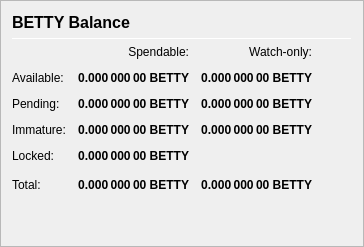
                   <widget class="QFrame" name="frame_Balances">
                    <property name="frameShape">
                     <enum>QFrame::StyledPanel</enum>
                    </property>
                    <property name="frameShadow">
                     <enum>QFrame::Raised</enum>
                    </property>
                    <layout class="QVBoxLayout" name="verticalLayout_4">
                     <item>
                      <layout class="QHBoxLayout" name="horizontalLayout_4">
                       <item>
                        <widget class="QLabel" name="label_5">
                         <property name="minimumSize">
                          <size>
                           <width>0</width>
                           <height>20</height>
                          </size>
                         </property>
                         <property name="font">
                          <font>
                           <pointsize>12</pointsize>
                           <weight>75</weight>
                           <bold>true</bold>
                          </font>
                         </property>
                         <property name="text">
                          <string>BETTY Balance</string>
                         </property>
                        </widget>
                       </item>
                       <item>
                        <spacer name="horizontalSpacer_3">
                         <property name="orientation">
                          <enum>Qt::Horizontal</enum>
                         </property>
                         <property name="sizeHint" stdset="0">
                          <size>
                           <width>40</width>
                           <height>20</height>
                          </size>
                         </property>
                        </spacer>
                       </item>
                      </layout>
                     </item>
                     <item>
                      <widget class="Line" name="line_Balance">
                       <property name="minimumSize">
                        <size>
                         <width>0</width>
                         <height>1</height>
                        </size>
                       </property>
                       <property name="maximumSize">
                        <size>
                         <width>16777215</width>
                         <height>1</height>
                        </size>
                       </property>
                       <property name="orientation">
                        <enum>Qt::Horizontal</enum>
                       </property>
                      </widget>
                     </item>
                     <item>
                      <layout class="QGridLayout" name="gridLayout">
                       <property name="spacing">
                        <number>12</number>
                       </property>
                       <item row="0" column="1">
                        <widget class="QLabel" name="labelSpendable">
                         <property name="text">
                          <string>Spendable:</string>
                         </property>
                         <property name="alignment">
                          <set>Qt::AlignRight|Qt::AlignTrailing|Qt::AlignVCenter</set>
                         </property>
                        </widget>
                       </item>
                       <item row="0" column="2">
                        <widget class="QLabel" name="labelWatchonly">
                         <property name="text">
                          <string>Watch-only:</string>
                         </property>
                         <property name="alignment">
                          <set>Qt::AlignRight|Qt::AlignTrailing|Qt::AlignVCenter</set>
                         </property>
                        </widget>
                       </item>
                       <item row="1" column="0">
                        <widget class="QLabel" name="labelBalanceText">
                         <property name="text">
                          <string>Available:</string>
                         </property>
                        </widget>
                       </item>
                       <item row="1" column="1">
                        <widget class="QLabel" name="labelBalance">
                         <property name="font">
                          <font>
                           <weight>75</weight>
                           <bold>true</bold>
                          </font>
                         </property>
                         <property name="cursor">
                          <cursorShape>IBeamCursor</cursorShape>
                         </property>
                         <property name="toolTip">
                          <string>Your current spendable balance</string>
                         </property>
                         <property name="text">
                          <string notr="true">0.000 000 00 BETTY</string>
                         </property>
                         <property name="alignment">
                          <set>Qt::AlignRight|Qt::AlignTrailing|Qt::AlignVCenter</set>
                         </property>
                         <property name="textInteractionFlags">
                          <set>Qt::LinksAccessibleByMouse|Qt::TextSelectableByKeyboard|Qt::TextSelectableByMouse</set>
                         </property>
                        </widget>
                       </item>
                       <item row="1" column="2">
                        <widget class="QLabel" name="labelWatchAvailable">
                         <property name="font">
                          <font>
                           <weight>75</weight>
                           <bold>true</bold>
                          </font>
                         </property>
                         <property name="cursor">
                          <cursorShape>IBeamCursor</cursorShape>
                         </property>
                         <property name="toolTip">
                          <string>Your current balance in watch-only addresses</string>
                         </property>
                         <property name="text">
                          <string notr="true">0.000 000 00 BETTY</string>
                         </property>
                         <property name="alignment">
                          <set>Qt::AlignRight|Qt::AlignTrailing|Qt::AlignVCenter</set>
                         </property>
                         <property name="textInteractionFlags">
                          <set>Qt::LinksAccessibleByMouse|Qt::TextSelectableByKeyboard|Qt::TextSelectableByMouse</set>
                         </property>
                        </widget>
                       </item>
                       <item row="2" column="0">
                        <widget class="QLabel" name="labelPendingText">
                         <property name="text">
                          <string>Pending:</string>
                         </property>
                        </widget>
                       </item>
                       <item row="2" column="1">
                        <widget class="QLabel" name="labelUnconfirmed">
                         <property name="font">
                          <font>
                           <weight>75</weight>
                           <bold>true</bold>
                          </font>
                         </property>
                         <property name="cursor">
                          <cursorShape>IBeamCursor</cursorShape>
                         </property>
                         <property name="toolTip">
                          <string>Total of transactions that have yet to be confirmed, and do not yet count toward the spendable balance</string>
                         </property>
                         <property name="text">
                          <string notr="true">0.000 000 00 BETTY</string>
                         </property>
                         <property name="alignment">
                          <set>Qt::AlignRight|Qt::AlignTrailing|Qt::AlignVCenter</set>
                         </property>
                         <property name="textInteractionFlags">
                          <set>Qt::LinksAccessibleByMouse|Qt::TextSelectableByKeyboard|Qt::TextSelectableByMouse</set>
                         </property>
                        </widget>
                       </item>
                       <item row="2" column="2">
                        <widget class="QLabel" name="labelWatchPending">
                         <property name="font">
                          <font>
                           <weight>75</weight>
                           <bold>true</bold>
                          </font>
                         </property>
                         <property name="cursor">
                          <cursorShape>IBeamCursor</cursorShape>
                         </property>
                         <property name="toolTip">
                          <string>Unconfirmed transactions to watch-only addresses</string>
                         </property>
                         <property name="text">
                          <string notr="true">0.000 000 00 BETTY</string>
                         </property>
                         <property name="alignment">
                          <set>Qt::AlignRight|Qt::AlignTrailing|Qt::AlignVCenter</set>
                         </property>
                         <property name="textInteractionFlags">
                          <set>Qt::LinksAccessibleByMouse|Qt::TextSelectableByKeyboard|Qt::TextSelectableByMouse</set>
                         </property>
                        </widget>
                       </item>
                       <item row="3" column="0">
                        <widget class="QLabel" name="labelImmatureText">
                         <property name="text">
                          <string>Immature:</string>
                         </property>
                        </widget>
                       </item>
                       <item row="3" column="1">
                        <widget class="QLabel" name="labelImmature">
                         <property name="font">
                          <font>
                           <weight>75</weight>
                           <bold>true</bold>
                          </font>
                         </property>
                         <property name="cursor">
                          <cursorShape>IBeamCursor</cursorShape>
                         </property>
                         <property name="toolTip">
                          <string>Staked or masternode rewards that has not yet matured</string>
                         </property>
                         <property name="text">
                          <string notr="true">0.000 000 00 BETTY</string>
                         </property>
                         <property name="alignment">
                          <set>Qt::AlignRight|Qt::AlignTrailing|Qt::AlignVCenter</set>
                         </property>
                         <property name="textInteractionFlags">
                          <set>Qt::LinksAccessibleByMouse|Qt::TextSelectableByKeyboard|Qt::TextSelectableByMouse</set>
                         </property>
                        </widget>
                       </item>
                       <item row="3" column="2">
                        <widget class="QLabel" name="labelWatchImmature">
                         <property name="font">
                          <font>
                           <weight>75</weight>
                           <bold>true</bold>
                          </font>
                         </property>
                         <property name="cursor">
                          <cursorShape>IBeamCursor</cursorShape>
                         </property>
                         <property name="toolTip">
                          <string>Staked or masternode rewards in watch-only addresses that has not yet matured</string>
                         </property>
                         <property name="text">
                          <string notr="true">0.000 000 00 BETTY</string>
                         </property>
                         <property name="alignment">
                          <set>Qt::AlignRight|Qt::AlignTrailing|Qt::AlignVCenter</set>
                         </property>
                         <property name="textInteractionFlags">
                          <set>Qt::LinksAccessibleByMouse|Qt::TextSelectableByKeyboard|Qt::TextSelectableByMouse</set>
                         </property>
                        </widget>
                       </item>
                       <item row="4" column="0">
                        <widget class="QLabel" name="labelLockedBalanceText">
                         <property name="toolTip">
                          <string>Locked BETTY or Masternode collaterals. These are excluded from zBETTY minting.</string>
                         </property>
                         <property name="text">
                          <string>Locked:</string>
                         </property>
                        </widget>
                       </item>
                       <item row="4" column="1">
                        <widget class="QLabel" name="labelLockedBalance">
                         <property name="font">
                          <font>
                           <weight>75</weight>
                           <bold>true</bold>
                          </font>
                         </property>
                         <property name="cursor">
                          <cursorShape>IBeamCursor</cursorShape>
                         </property>
                         <property name="toolTip">
                          <string>Locked BETTY or Masternode collaterals. These are excluded from zBETTY minting.</string>
                         </property>
                         <property name="text">
                          <string notr="true">0.000 000 00 BETTY</string>
                         </property>
                         <property name="alignment">
                          <set>Qt::AlignRight|Qt::AlignTrailing|Qt::AlignVCenter</set>
                         </property>
                         <property name="textInteractionFlags">
                          <set>Qt::LinksAccessibleByMouse|Qt::TextSelectableByKeyboard|Qt::TextSelectableByMouse</set>
                         </property>
                        </widget>
                       </item>
                       <item row="5" column="0">
                        <widget class="QLabel" name="labelTotalText">
                         <property name="toolTip">
                          <string>Your current BETTY balance, unconfirmed and immature transactions included</string>
                         </property>
                         <property name="text">
                          <string>Total:</string>
                         </property>
                        </widget>
                       </item>
                       <item row="5" column="1">
                        <widget class="QLabel" name="labelTotal">
                         <property name="font">
                          <font>
                           <weight>75</weight>
                           <bold>true</bold>
                          </font>
                         </property>
                         <property name="cursor">
                          <cursorShape>IBeamCursor</cursorShape>
                         </property>
                         <property name="toolTip">
                          <string>Your current BETTY balance, unconfirmed and immature transactions included</string>
                         </property>
                         <property name="text">
                          <string notr="true">0.000 000 00 BETTY</string>
                         </property>
                         <property name="alignment">
                          <set>Qt::AlignRight|Qt::AlignTrailing|Qt::AlignVCenter</set>
                         </property>
                         <property name="textInteractionFlags">
                          <set>Qt::LinksAccessibleByMouse|Qt::TextSelectableByKeyboard|Qt::TextSelectableByMouse</set>
                         </property>
                        </widget>
                       </item>
                       <item row="5" column="2">
                        <widget class="QLabel" name="labelWatchTotal">
                         <property name="font">
                          <font>
                           <weight>75</weight>
                           <bold>true</bold>
                          </font>
                         </property>
                         <property name="cursor">
                          <cursorShape>IBeamCursor</cursorShape>
                         </property>
                         <property name="toolTip">
                          <string>Current total balance in watch-only addresses</string>
                         </property>
                         <property name="text">
                          <string notr="true">0.000 000 00 BETTY</string>
                         </property>
                         <property name="alignment">
                          <set>Qt::AlignRight|Qt::AlignTrailing|Qt::AlignVCenter</set>
                         </property>
                         <property name="textInteractionFlags">
                          <set>Qt::LinksAccessibleByMouse|Qt::TextSelectableByKeyboard|Qt::TextSelectableByMouse</set>
                         </property>
                        </widget>
                       </item>
                       <item row="5" column="3">
                        <spacer name="horizontalSpacer_9">
                         <property name="orientation">
                          <enum>Qt::Horizontal</enum>
                         </property>
                         <property name="sizeHint" stdset="0">
                          <size>
                           <width>40</width>
                           <height>20</height>
                          </size>
                         </property>
                        </spacer>
                       </item>
                      </layout>
                     </item>
                     <item>
                      <spacer name="verticalSpacer_3">
                       <property name="orientation">
                        <enum>Qt::Vertical</enum>
                       </property>
                       <property name="sizeHint" stdset="0">
                        <size>
                         <width>20</width>
                         <height>40</height>
                        </size>
                       </property>
                      </spacer>
                     </item>
                    </layout>
                   </widget>
